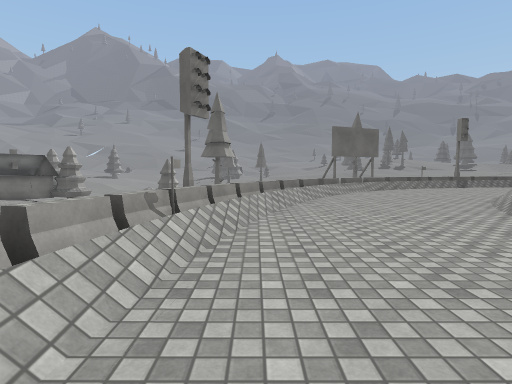
view 1 (above)

12 first-person views from a walk through a scene from a Unity 3-D project. The camera is 1.4 m above the floor, tilts 4° down and sees 80° across. The floor is counted in squares, 2 m on a side. Each view is taken from the middle of a square. On the plan, view 1 faces up. The plan holds only what a view shows up to about 10 squares ahead; the rest is blank. The place goes on beyond the plan. The player is left out. Surface patterns are stand-ins for the level's own textures.

view 2
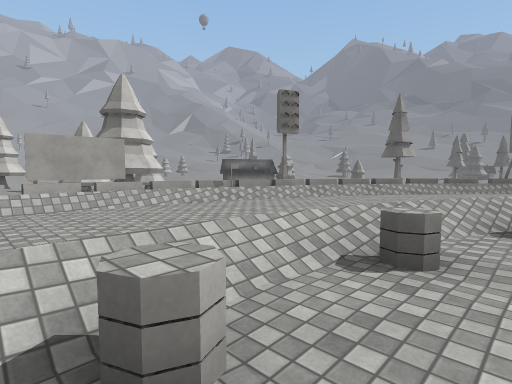

view 3
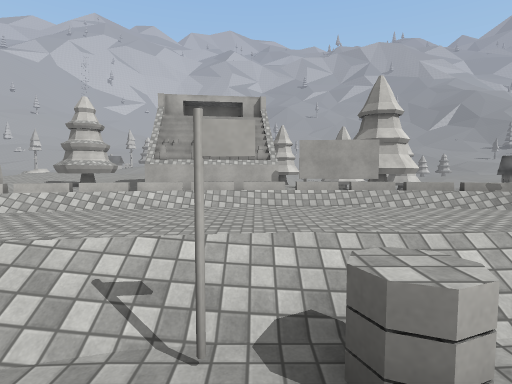

view 4
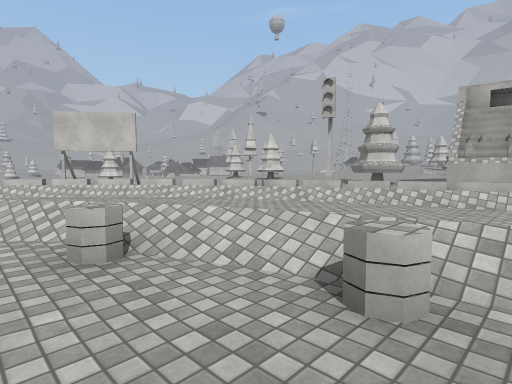

view 5
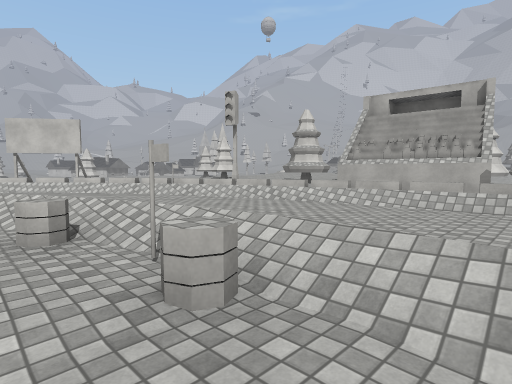

view 6
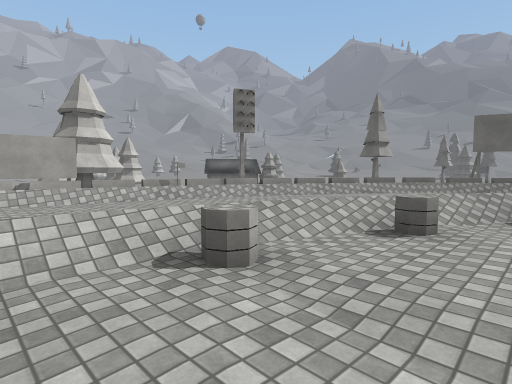

view 7
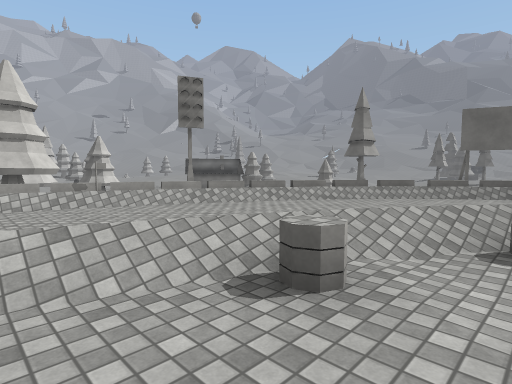

view 8
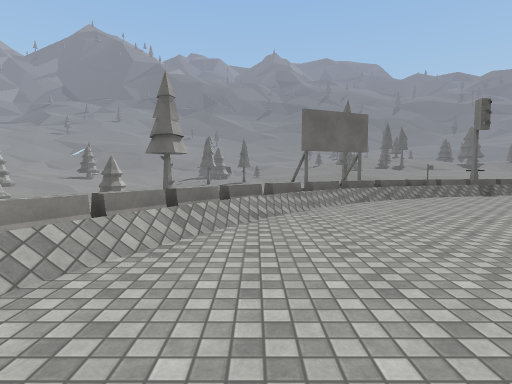

view 9
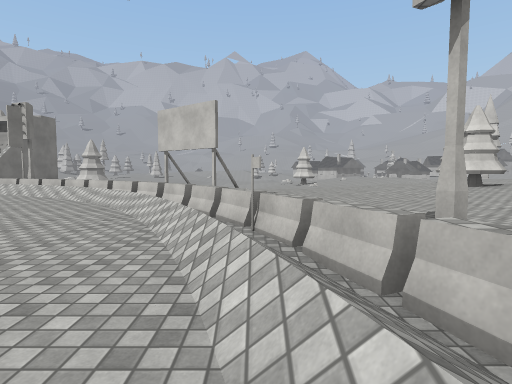

view 10
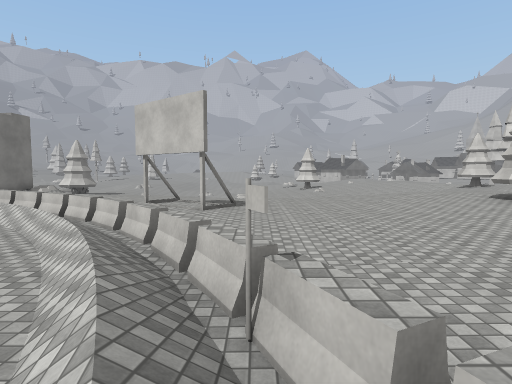

view 11
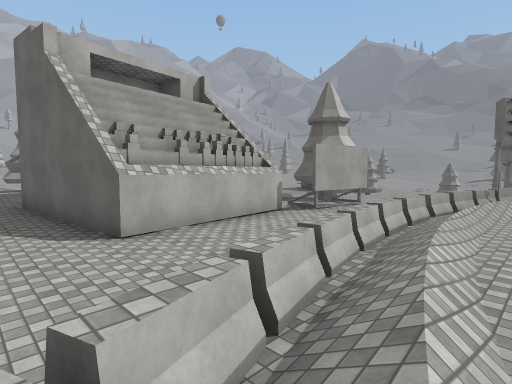

view 12
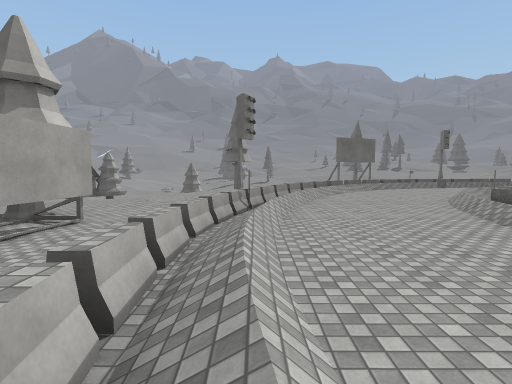

### Floor plan
Key: @ floor where view 1 was taken; # wall or solid block; x gap in a wall; . main floor; : floor 0.25 m higher than the main floor; - floor 0.25 m lower than the main floor; + floor 0.5 m higher than the main floor; / step, stairs or slope; = window, fence, low wall or low ledge; ^ raised ledge.
Columns run from 11 left of view 1 to 6 right of it. Each row starts with its distance up from view 1.
 13                 ==
 12               ==//
 11              ==//.
 10              =/...
  9             =/....
  8            =/.....
  7       --  x=/..../
  6       -.. =/..../#
  5      --.. =/...//.
  4      ##- ==/.../=.
  3      ##- =/..../..
  2      ###.^/.../=..
  1      .=#.^/.../...
  0      .x..^/@../...
 -1       #..^/.../#.
 -2       #..^/.../...
 -3       #..=/..../--
 -4 #  ####..//... /-.
 -5 +++:......=/.. /^.
 -6      .....=/..  /-
 -7          #.//.. //
 -8        ....=/...
 -9        ....==/..
-10       ......=//..
-11      ::.....==//..
-12     +::......===/.
-13     +::....... ==/
-14    +#::.....#.  ==
-15    ++::.......#
-16     +::....

Positions as (right, up) in squares from view 1, and headings:
1: (0, 0), facing up
2: (5, -1), facing up-left
3: (5, -1), facing left
4: (6, -2), facing down-left
5: (5, 1), facing down-left
6: (6, 0), facing up-left
7: (6, 2), facing up-left
8: (2, 4), facing up
9: (0, -4), facing down
10: (0, -6), facing down
11: (0, -6), facing up-left
12: (-1, -3), facing up
